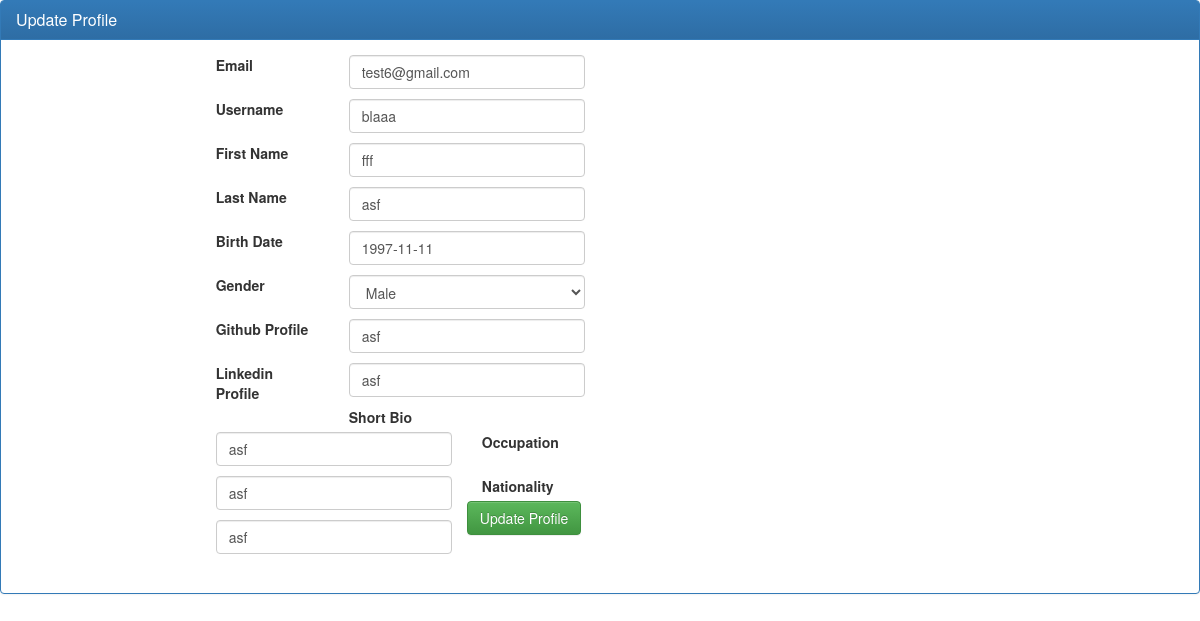
The app's page /registration/user/profile/edit/ (signed in) with its own data.
### registration/models.py (models this page shows, shortened)
class User(AbstractBaseUser):
    user_id = models.AutoField(primary_key=True)
    user_first_name = models.CharField(_('First Name'), max_length=32, blank=True, null=True,
                                  validators=[RegexValidator(regex='^[A-Za-z]*$')])
    user_last_name = models.CharField(_('Last Name'), max_length=32, blank=True, null=True,
                                    validators=[RegexValidator(regex='^[A-Za-z]*$')])
    email = models.EmailField(_('Email'), db_index=True, unique=True)
    user_dob = models.DateField(_('Birth Date'), blank=True, null=True)
    user_gender = models.CharField(_('Gender'), max_length=1, choices=GENDER, blank=True, null=True)
    user_github = models.CharField(_('Github Profile'),max_length=100,blank=True )
    user_linkedin = models.CharField(_('Linkedin Profile'),max_length=100,blank=True )
    user_bio = models.CharField(_('Short Bio'), max_length=1000,blank=True )
    user_occupation = models.CharField(_('Occupation'), max_length=100,blank=True )
    user_nationality = models.CharField(_('Nationality'), max_length=100,blank=True )
    date_joined = models.DateTimeField(auto_now_add=True)
    username = models.CharField(_('username'), max_length=32, blank=False, unique=True)
    is_active = models.BooleanField(default=True)
    is_admin = models.BooleanField(default=False)
    objects = MyUserManager()
    USERNAME_FIELD = 'email'
    REQUIRED_FIELDS = ['username']

### registration/views.py (the view)
class UserProfileUpdateView(LoginRequiredMixin, CurrentUserMixin, UpdateView):
    model = User
    fields = user_fields + user_extra_fields
    template_name_suffix = '_update_form'
    success_url = '/registration/user/profile/edit/success'

### registration/templatetags/register_extras.py (called while the page is built)
@register.filter(name='addcss')
def addcss(field, css):
    return field.as_widget(attrs={"class":css})

### registration/views.py (called while the page is built)
    def get_object(self, *args, **kwargs):
        try: obj = super(CurrentUserMixin, self).get_object(*args, **kwargs)
        except AttributeError: obj = self.request.user
        return obj

### registration/templates/registration/user_update_form.html (shortened to what this page needs)
{% load staticfiles %}
{% load register_extras %}
<head>
    <link rel="stylesheet" href="{%  static 'css/bootstrap.min.css' %}">
    <link rel="stylesheet" href="{%  static 'css/bootstrap-theme.min.css' %}">
</head>{% block body %}
<div class="panel panel-primary">
    <div class="panel-heading">
        <h3 class="panel-title">Update Profile</h3>
    </div>
    <div class="panel-body">
        <div class="container-dash">
            <div class="row">
                <div class="col-md-4 col-md-offset-2">
                    <div class="row">
                        <form class="form" id="registerForm" method="POST"
                              enctype="multipart/form-data" action="{% url 'edit_profile' %}">
                            <fieldset>
                                {% csrf_token %} {% load tz %}
                                {% for field in form.visible_fields %}
                                <div id="div_{{ field.html_name }}"
                                     class="form-group{% if field.errors %} has-error{% endif%}">
                                    <label class="col-sm-4 control-label" for="{{ field.id_for_label }}">
                                        {{ field.label }}
                                    </label>
                                    <div class="col-md-8 cnt-inpt">
                                        {{ field|addcss:"form-control" }}
                                    </div>
                                </div>
                                {% endfor %}
                                <div class="form-group" style="padding-left: 35%;">
                                    <button type="submit" class="btn btn-success" >Update Profile  </button>
                                </div>
                            </fieldset>
                        </form>
                    </div>
                </div>
            </div>
        </div>
    </div>
</div>{% endblock body %}

### records on screen
User: visible_fields "test6@gmail.com" "blaaa" "fff" "asf" "1997-11-11" "Male" "asf" "asf" "asf" "asf" "asf"

### other values on screen
{{ field.label }} "Email" "Username" "First Name" "Last Name" "Birth Date" "Gender" "Github Profile" "Linkedin Profile" "Short Bio" "Occupation" "Nationality"
